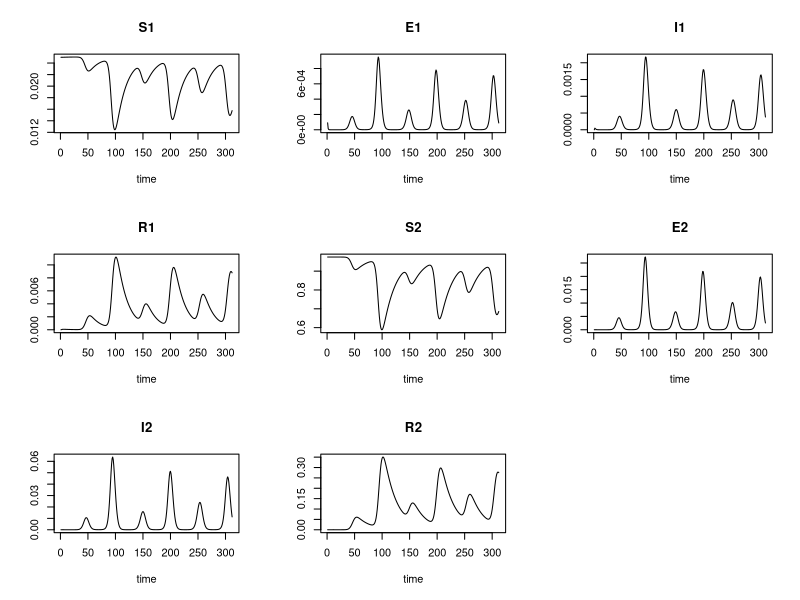
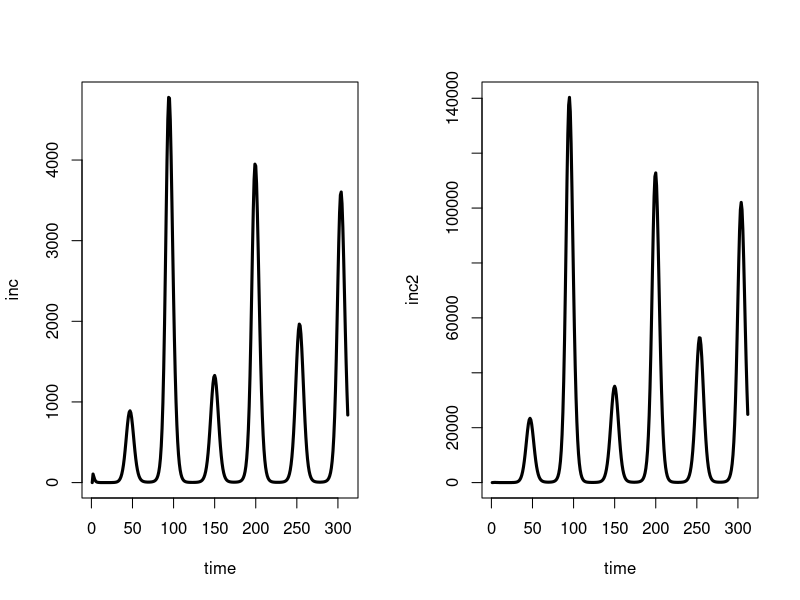
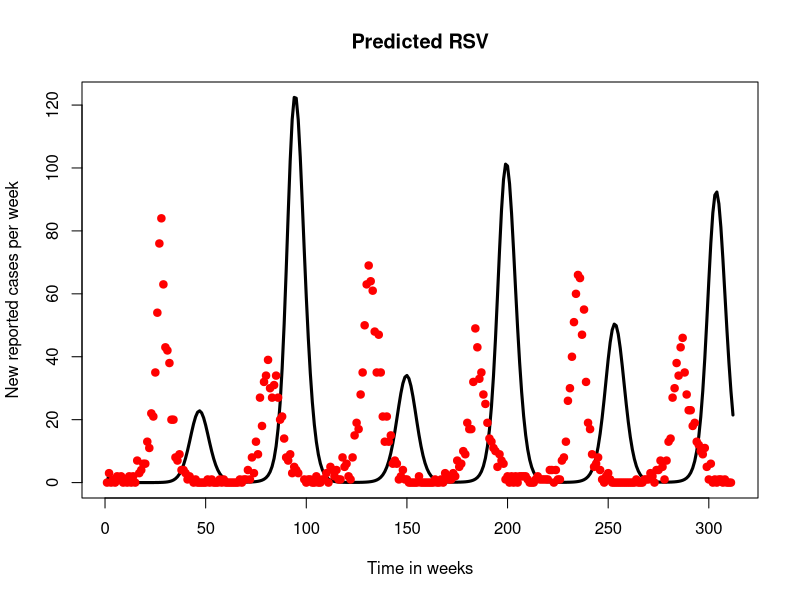
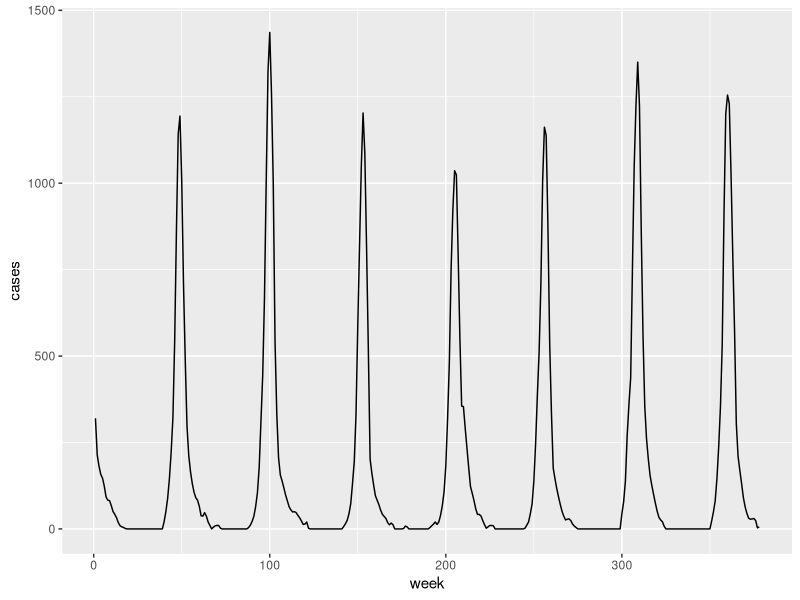

Write the R code that produced these figures, in order.
########################## #
#SEIR model for RSV-------
########################## #

setwd("/home/phuong/phuonght/gitKraken_project/RSV")
library(deSolve)
library(ggplot2)

######################################### #
# MODEL SETTINGS                     ----
######################################### #
pop_size          <- 2200000
num_days          <- 500
num_weeks         <- 52*6 
num_days_infected <- 10  #[ 8-11], 6.7 is original estimate
num_days_exposed  <- 4   # [2,6]
num_days_waning   <- 160  # [148, 164] best fit 
infected_seeds    <- 5# ? 1= 1000

######################################### #
# INITIALIZE PARAMETERS AND POPULATION ----
######################################### #
#https://steemit.com/science/@fouad/x-history-of-math-symbols

#  population states
# S2 <- 0.9 # change this initial stage do change the pattern of peaks
S1 <- 2/80
E1 <- infected_seeds/(pop_size*S1) 
I1 <- 0
R1 <- 0

E2 <- 0
I2 <- 0
R2 <- 0
S2 <- 1-S1-E1-I1-R1-E2-I2-R2 

######################################### #
# SET FUNCTION PARAMETERS            ----
######################################### #
# set time frame
times      <- seq(1, num_weeks, by = 1)

# set initial health states
states     <- c(S1 = S1,E1 = E1, I1 = I1, R1 = R1,
                S2 = S2,E2 = E2, I2 = I2, R2 = R2)

# set parameters
params     <- c(sigma = 1/0.57, #rate of movement from latent to infectious stage
                gamma = 1/1.4, # recovery rate
                # sigma = 7/ num_days_exposed, #rate of movement from latent to infectious stage
                # gamma = 7/num_days_infected, # recovery rate
                nu= 0.044,     # rate of loss of immunity
                # nu=  7/ num_days_waning,     # rate of loss of immunity
                eta1 = 1/(2*52),             # aging rate 
                eta2 = 1/(78*52),            # aging rate 
                # eta = 1/(80*52),             # death rate in general
                mu = 1/(80*52),              # birth rate
                beta1 = 0.65,                # the degree of seasonality, range [0,1],higher value stronger seasonal drivers
                phi = 2.43,                  # phase shift?
                beta0 = 1.99,                #average transmission rate
                # R0 = 3,                      # reproduction number
                delta = 0.65,                # scaled susceptibility
                alpha = 0.65                 # scaled infectiousness
)  

######################################### #
# CREATE SIRV FUNCTION               ----
######################################### #
# define a function for the ODE-solver with 3 function parameters (required)
#  * times  = current time point (not yet used here, in the absence of seasonality)
#  * states = current health states, to calculate updates
#  * params = epidemiogical parameters, used in the differential equations
#
# Note: updating the health states over time and keeping track of the changes, is handled by the
# ode-function of the 'deSolve' package.
sirv_func <- function(t, states, params) {
  
  with(as.list(c(states, params)),
       {
         
         # define variables
         # P <- (S1+E1+I1+R1+S2+E2+I2+R2)
         beta <- beta0*(1+beta1*cos(2*pi*t/52+phi))
         
         
         # calculate state changes
         dS1 <- mu - beta*S1*(I1+alpha*I2) - eta1*S1 + nu*R1
         dE1 <- beta*S1*(I1+alpha*I2) - eta1*E1 - sigma*E1 
         dI1 <- sigma*E1 - eta1*I1 - gamma*I1
         dR1 <- gamma*I1 - eta1*R1 - nu*R1
         dS2 <- eta1*S1 - delta*beta*S2*(I1+alpha*I2) - eta2*S2 + nu*R2
         dE2 <- eta1*E1 + delta*beta*S2*(I1+alpha*I2) - eta2*E2 - sigma*E2
         dI2 <- eta1*I1 + sigma*E2 - eta2*I2 - gamma*I2
         dR2 <- eta1*R1 + gamma*I2 - eta2*R2 - nu*R2
         
         # return (dS, dI, dR) as a vector in a list (required for the 'solve' function)
         return(list(c(dS1, dE1, dI1, dR1,dS2, dE2, dI2, dR2)))
       }
  )
}

######################################### #
# SOLVE ODE                          ----
######################################### #
# use the 'ode' function of deSolve package with our SIR function, health states and parameters
out <- ode(func = sirv_func, y = states, times = times, parms = params)
plot(out)
# summary(out)

# par(mfrow = c(1,1))
# matplot(out[,1], out[,2:9], type = "l", xlab = "time", ylab = "population fraction")
# legend("topright", col = 1:8, lty = 1:8, legend = c("S", "E", "I","R","S2", "E2", "I2","R2"))


######################################### #
# PLOT RESULTS                       ----
######################################### #

# convert the 'out' matrix into a data-frame (to enable the use of '$' to access a column by name)
out <- as.data.frame(out)
out$S <- out[,"S1"] + out[,"S2"]
out$E <- out[,"E1"] + out[,"E2"]
out$I <- out[,"I1"] + out[,"I2"]
out$R <- out[,"R1"] + out[,"R2"]

# Total population
pop <- out[,"S1"] + out[,"E1"] + out[,"I1"] + out[,"R1"]+out[,"S2"] + out[,"E2"] + out[,"I2"] + out[,"R2"]
# pop <- out[,"S1"] + out[,"E1"] + out[,"I1"] + out[,"R1"]
# pop <- out[,"S"] + out[,"E"] + out[,"I"] + out[,"R"]

# weekly incidence
inc <- out[,"I1"]
inc2 <- out[,"I2"]
inc <- inc*pop_size
inc2<- inc2*pop_size

time <- out[,"time"]
# plot(time,pop,type='l',lwd=3,ylim = c(0,2))# checking the consistence of pop 

# Plot I1 (<2yrs) and I2(>2yrs)
par(mfrow=c(1,2))
plot(time,inc,type='l',lwd=3, col = 1)
plot(time,inc2,type='l',lwd=3, col = 1)



# par(mfrow = c(1,1))
# matplot(out[,1], out[,2:5], type = "l", xlab = "time", ylab = "population fraction")
# legend("topright", col = 1:4, lty = 1:4, legend = c(colnames(out)[2:5]))

# # plot susceptible class
# par(mfrow = c(1,1))
# plot(out$S,
#      type = 'l',
#      xlab = 'Time',
#      ylab = 'Population fraction',
#      ylim = c(0,1.3),
#      col  = 4)
# lines(out$R, col=3)
# lines(out$I, col=2)
# lines(out$E, col=1)
#
# # add legend
# legend(x      = 'top',
#        legend = c('Susceptible','Infectious','Recovered',"Exposed"),
#        col    = c(4,2,3,1),
#        lwd    = 1,
#        ncol   = 3,
#        cex    = 0.9)
# 

#COMPARING THE MODEL OUTPUT WITH DATA--------------
aus_data <- read.csv ("./RSV data/Australia_RSV_2yrs_Hannah Moore.csv")
# metropolitan: 15830 samples ( <- 2yrs, 2000-2005), possitive 21% ( n= 3394)
# Western Austrilia : 4920 RSV  (<- 2yrs, 2000-2005) positive

# ensuring the total number of cases over the 6 years of
## the study and the model agreed, ### 3394 cases less than 2yrs
inc <- inc*pop_size/(sum(inc*pop_size)/4920)
sum_inc <- sum(inc)
sum_inc

par(mfrow=c(1,1))
# label axes
plot(time,inc,type='l',lwd=3,main = "Predicted RSV",xlab = "Time in weeks",ylab="New reported cases per week",ylim=c(0,max(aus_data[,"Cases"],inc)))
# plot the data with the model output
points(aus_data[,"Week"],aus_data[,"Cases"],pch=19,col='red')

#BELGIUM DATA-----------------
bel_data <- read.csv("./RSV data/RSV_cases_time_epistat.csv")
bel_data$week <- seq(1,dim(bel_data)[1])
ggplot(bel_data, aes(week, cases))+
  geom_line()
